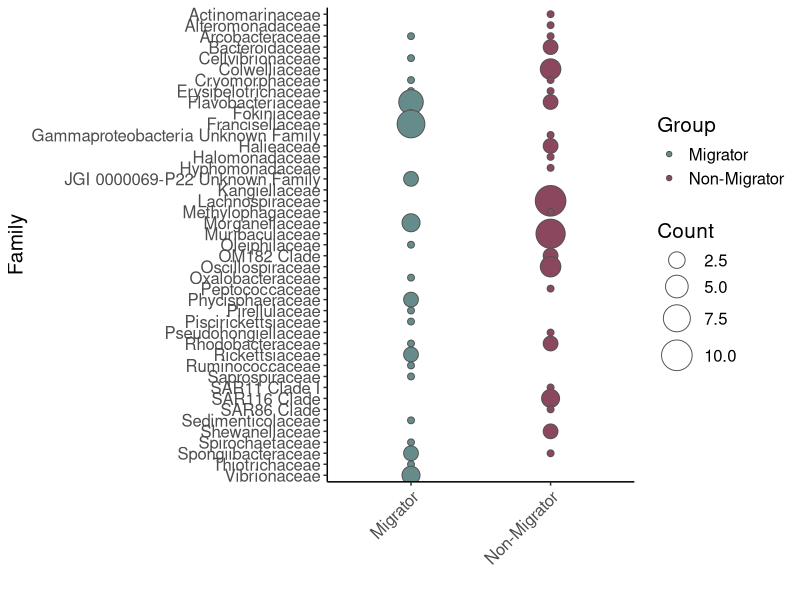
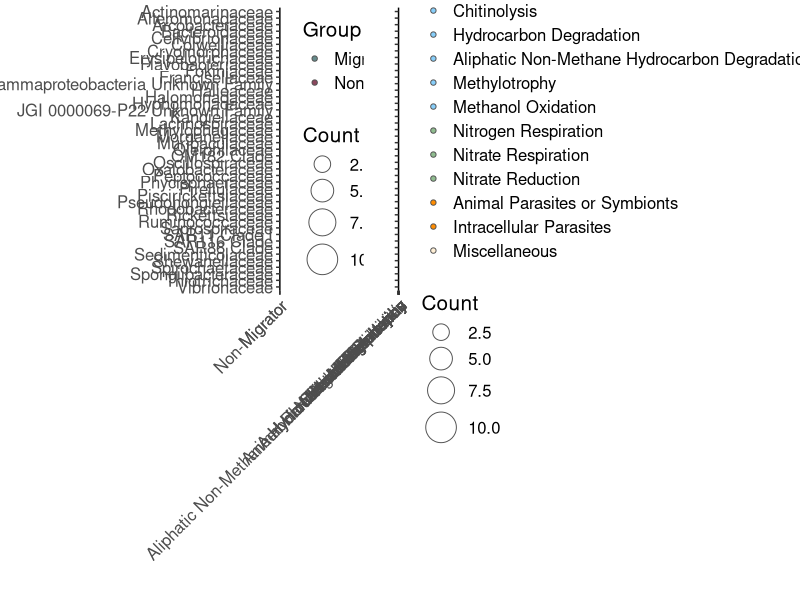

These charts were generated, in order, by the following R code:
library(ggplot2)
library(gridExtra)
library(cowplot)

setwd("/Users/Corinna/Documents/Work/Beinart_Lab/Marine_animal_microbiomes_UCSD/16S_amplicons/microbiome")
data <- read.table("differential_taxa.txt", header=T)

col <- c("Migrator" = "paleturquoise4", "Non-Migrator" = "palevioletred4")

pdf("Differential_abundance_summary.pdf", width=8, height=10)
ggplot(subset(data, Count > 0), aes(x = Group, y = Family, size = Count)) + geom_point(aes(fill=Group), shape=21, color="gray32") + scale_size_continuous(range = c(2,10)) + theme_classic() + scale_fill_manual(values = col, name="Group") + theme(text = element_text(size = 15)) + labs(x = "", y = "Family") + scale_y_discrete(limits = rev) + theme(axis.text.x = element_text(angle = 45, vjust = 1, hjust = 1))
dev.off()

data2 <- read.table("differential_taxa_function.txt", header=T)

data2$Function <- factor(data2$Function, levels = c("Phototrophy", "Photoheterotrophy", "Chemoheterotrophy", "Aerobic Chemoheterotrophy", "Fermentation", "Chitinolysis", "Hydrocarbon Degradation", "Aliphatic Non-Methane Hydrocarbon Degradation", "Methylotrophy", "Methanol Oxidation", "Nitrogen Respiration", "Nitrate Respiration", "Nitrate Reduction", "Animal Parasites or Symbionts", "Intracellular Parasites", "Miscellaneous"))
col2 <- c("Phototrophy" = "midnightblue", "Photoheterotrophy" = "midnightblue", "Chemoheterotrophy" = "lightskyblue", "Aerobic Chemoheterotrophy" = "lightskyblue", "Fermentation" = "lightskyblue", "Chitinolysis" = "lightskyblue", "Hydrocarbon Degradation" = "lightskyblue", "Aliphatic Non-Methane Hydrocarbon Degradation" = "lightskyblue", "Methylotrophy" = "lightskyblue", "Methanol Oxidation" = "lightskyblue", "Nitrogen Respiration" = "darkseagreen", "Nitrate Respiration" = "darkseagreen", "Nitrate Reduction" = "darkseagreen", "Animal Parasites or Symbionts" = "darkorange", "Intracellular Parasites" = "darkorange", "Miscellaneous" = "papayawhip")

pdf("Differential_functions_summary.pdf", width=20, height=12)
plot1 <- ggplot(subset(data, Count > 0), aes(x = Group, y = Family, size = Count)) + geom_point(aes(fill=Group), shape=21, color="gray32") + scale_size_continuous(range = c(2,10)) + theme_classic() + scale_fill_manual(values = col, name="Group") + theme(text = element_text(size = 15)) + labs(x = "", y = "Family") + scale_y_discrete(limits = rev) + theme(axis.text.x = element_text(angle = 45, vjust = 1, hjust = 1))
plot2 <- ggplot(subset(data2, Count > 0), aes(x = Function, y = Family, size = Count)) + geom_point(aes(fill=Function), shape=21, color="gray32") + scale_size_continuous(range = c(2,10)) + theme_classic() + scale_fill_manual(values = col2, name="Function") + theme(text = element_text(size = 15)) + labs(x = "", y = "") + scale_y_discrete(limits = rev) + theme(axis.text.x = element_text(angle = 45, vjust = 1, hjust = 1), axis.text.y = element_blank())
plot_grid(plot1, plot2, align = "h")
dev.off()